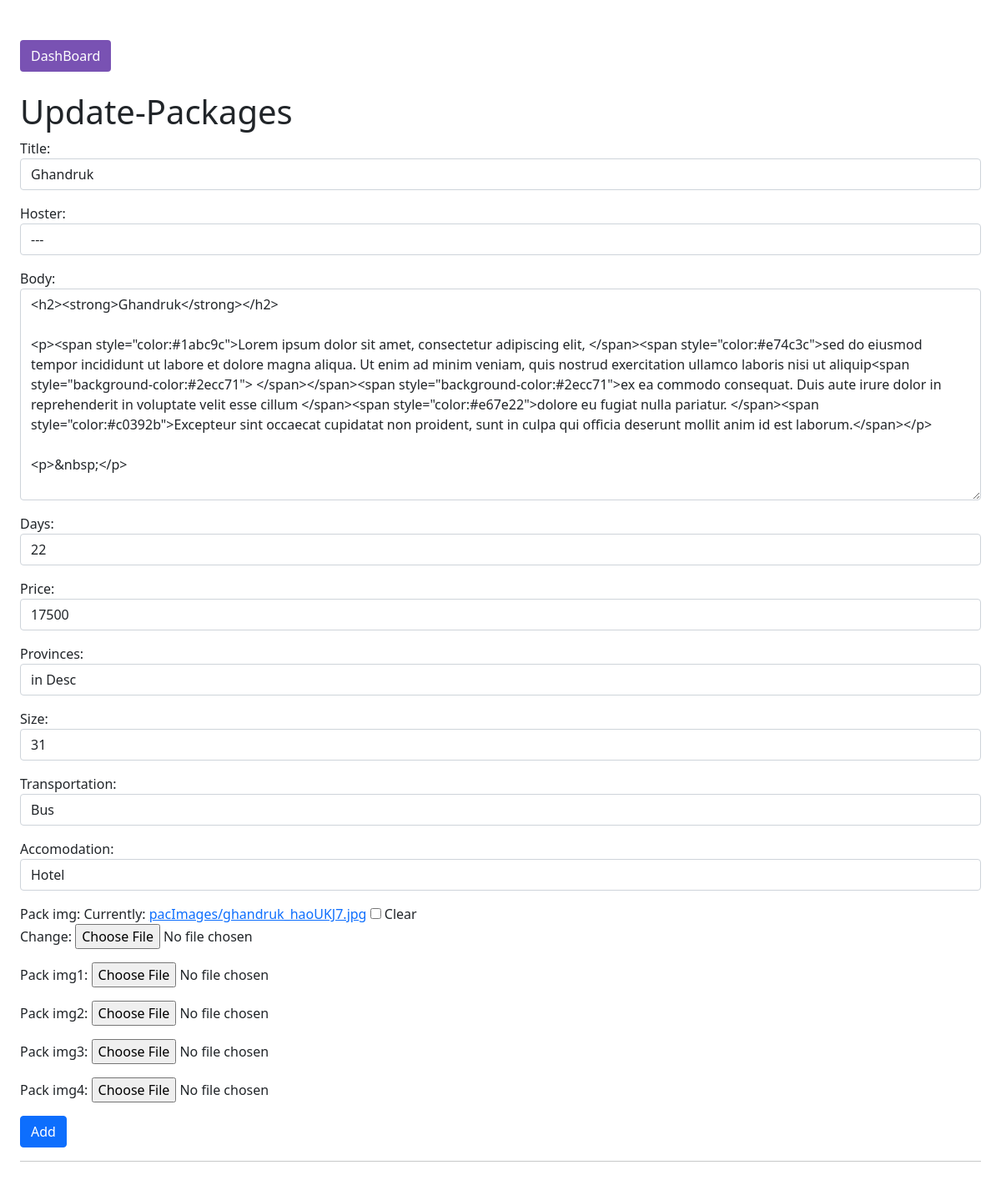
Screenshot of /details/edit/42/ (signed in) with the database file from the repository.
### TourM/models.py (models this page shows, shortened)
class Post(models.Model):
    title = models.CharField(max_length=255)
    body = RichTextField()
    days = models.PositiveIntegerField(validators=[MaxValueValidator(100),MinValueValidator(1)])
    price = models.IntegerField(default='',null=False)
    Provinces = models.CharField(default='in_desc', max_length=255, null=False)
    Size = models.PositiveIntegerField(default='1', validators=[MaxValueValidator(100),MinValueValidator(11)])      #group size {if paxi availability add garne bhe useful}
    Hoster=models.CharField(max_length=255, null=False)
    Accomodation= models.CharField(default='', max_length=255, null=False)
    Transportation= models.CharField(default='', max_length=255, null=False)
    pack_img = models.ImageField(null = True, blank=True, upload_to="pacImages/")
    pack_img1 = models.ImageField(null = True, blank=True, upload_to="pacImages/")
    pack_img2 = models.ImageField(null = True, blank=True, upload_to="pacImages/")
    pack_img3 = models.ImageField(null = True, blank=True, upload_to="pacImages/")
    pack_img4 = models.ImageField(null = True, blank=True, upload_to="pacImages/")

### TourM/views.py (the view)
# urls.py: path('details/edit/<int:pk>/', UpdatePostView.as_view(), name="UpdatePost"),
class UpdatePostView(UpdateView):
    model = Post
    template_name = 'ad_editPack.html'
    form_class = PostForm

### TourM/forms.py
class PostForm(forms.ModelForm):
    class Meta:
        model = Post
        fields = ('title', 'Hoster', 'body', 'days', 'price','Provinces','Size','Transportation' ,'Accomodation','pack_img','pack_img1','pack_img2','pack_img3','pack_img4')
        widgets = {
            'title': forms.TextInput( attrs={'class': 'form-control'}),
            'Hoster': forms.Select(choices = choices3,attrs={'class': 'form-control'}),
            'days': forms.NumberInput( attrs={'class': 'form-control'}),
            'Provinces': forms.Select(choices = choices,attrs={'class': 'form-control'}),
            'price': forms.TextInput( attrs={'class': 'form-control'}),
            'body': forms.Textarea( attrs={'class': 'form-control'}),
            'Size': forms.NumberInput ( attrs={'class': 'form-control'}),
            'Transportation': forms.Select(choices = choices2,attrs={'class': 'form-control'}),
            'Accomodation': forms.Select(choices = choices1,attrs={'class': 'form-control'}),
        }

### TourM/templates/ad_editPack.html
{%extends 'adminbase.html'%} {%block title%}YUpdate package{%endblock%} {%block content%} {% if user.is_superuser %}
<h1>Update-Packages</h1>
<div class="form-group">
    <form method="POST" enctype="multipart/form-data">
        {%csrf_token%} {{form.media}} {{form.as_p}}
        <button class="btn btn-primary">Add</button>
    </form>
</div>
<hr> {%else%}
<h1>you are not allowed here</h1>
<a href="{%url 'homepage'%}">Redirect</a>{%endif%} {%endblock%}

### static/admin.css (style rules this page uses)
* { margin: 0; padding: 0; box-sizing: border-box; }
body { min-height: 100vh; background-color: #fff; }

### rows the page displays
Post: title "Ghandruk", Hoster "---", body "<h2><strong>Ghandruk</strong></h2> <p><span style=\"color:#1abc9c\">Lorem ipsum dolor sit amet, consectetur adipiscing elit, </span><span style=\"color:#e74c3c\">sed do eiusmod tempor incididunt ut labore et dolore magna aliqua. Ut enim ad minim veniam, quis nostrud exercitation ullamco laboris nisi ut aliquip<span style=\"background-color:#2ecc71\"> </span></span><span style=\"background-color:#2ecc71\">ex ea commodo consequat. Duis aute irure dolor in reprehenderit in voluptate velit esse cillum </span><span style=\"color:#e67e22\">dolore eu fugiat nulla pariatur. </span><span style=\"color:#c0392b\">Excepteur sint occaecat cupidatat non proident, sunt in culpa qui officia deserunt mollit anim id est…", days "22", price "17500", Provinces "in Desc", Size "31", Transportation "Bus", Accomodation "Hotel"
